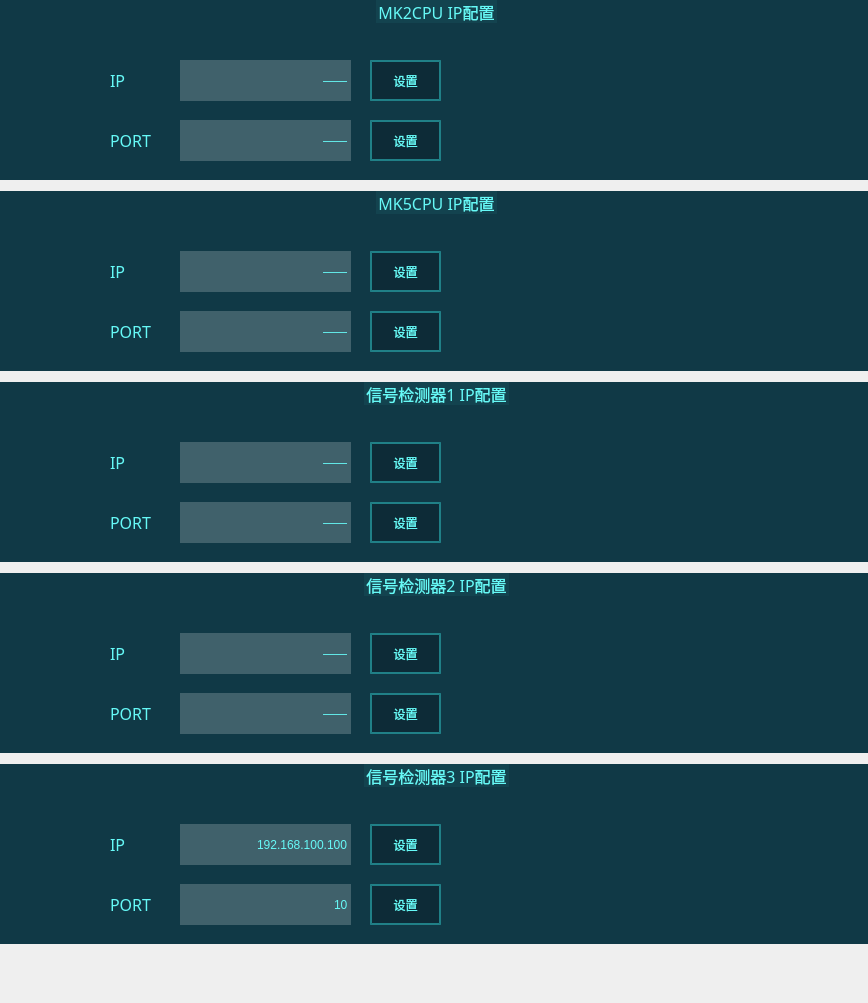
<?xml version="1.0" encoding="UTF-8"?>
<ui version="4.0">
 <class>ConnectSet</class>
 <widget class="QWidget" name="ConnectSet">
  <property name="geometry">
   <rect>
    <x>0</x>
    <y>0</y>
    <width>868</width>
    <height>1003</height>
   </rect>
  </property>
  <property name="windowTitle">
   <string>Form</string>
  </property>
  <property name="styleSheet">
   <string notr="true">
#ConnectSet{
border-image: url(:/widget/调距桨背景.png);
}
QGroupBox{
	background-color: rgba(16, 57, 70, 1);
	border: 0px solid rgb(111, 255, 255);
	margin-top:3.3ex;
	color: rgba(102, 249, 247, 1);
	font: 12pt &quot;微软雅黑&quot;;
}

QGroupBox::title{
	subcontrol-origin: margin;
	subcontrol-position: top center;
	background-color: rgba(19, 67, 79, 1);
	padding: 7 10000px;
}

QLineEdit{
	background-color: rgba(255, 255, 255,0.2);
	border-width:0;
	border-style:outset;
	color: rgba(102, 249, 247, 1);
	font: 12pt &quot;微软雅黑&quot;;
}

QLabel{
	color: rgba(102, 249, 247, 1);
	font: 12pt &quot;微软雅黑&quot;;
}

QRadioButton{
	color: rgba(102, 249, 247, 1);
	font: 12pt &quot;微软雅黑&quot;;
}

QRadioButton::indicator{
	border-color: rgba(255, 255, 255,0);
	background:transparent;
}


QRadioButton::indicator:checked{
	border-image:url(:/widget/images/green.png)
}

QRadioButton::indicator:unchecked{
	border-image:url(:/widget/images/unchecked.png)
}

QPushButton{
	border: 2px solid rgba(61, 255, 255,0.4);
	background-color: rgba(12, 34, 45, 0.6);
	font: 12pt &quot;微软雅黑&quot;;
	color: rgba(102, 249, 247, 1);
	text-align：center;
}

QPushButton::disabled{
	border: 0px;
	color: rgba(102, 249, 247, 0.3);
	text-align：center;
}

QPushButton::pressed{
	border: 2px solid rgba(61, 255, 255,0.8);
	background-color: rgba(12, 34, 45, 1);
	font: 12pt &quot;微软雅黑&quot;;
}

QPushButton::hover{
	border: 2.5px solid rgba(61, 255, 255,0.8);
	background-color: rgba(12, 34, 45, 0.6);
	font: 75 12pt &quot;微软雅黑&quot;;
}

QDoubleSpinBox{
	border: 0px solid rgba(61, 255, 255,0.4);
	background-color: rgba(255, 255, 255, 0.2);
	font: 12pt &quot;Times New Roman&quot;;
	color: rgba(102, 249, 247, 1);
	text-align：center;
	padding-left:10px;
}
</string>
  </property>
  <layout class="QVBoxLayout" name="verticalLayout">
   <property name="spacing">
    <number>11</number>
   </property>
   <property name="leftMargin">
    <number>0</number>
   </property>
   <property name="topMargin">
    <number>0</number>
   </property>
   <property name="rightMargin">
    <number>0</number>
   </property>
   <property name="bottomMargin">
    <number>0</number>
   </property>
   <item>
    <widget class="QGroupBox" name="groupHydraulic">
     <property name="minimumSize">
      <size>
       <width>550</width>
       <height>180</height>
      </size>
     </property>
     <property name="maximumSize">
      <size>
       <width>16777215</width>
       <height>180</height>
      </size>
     </property>
     <property name="font">
      <font>
       <family>微软雅黑</family>
       <pointsize>12</pointsize>
       <weight>50</weight>
       <italic>false</italic>
       <bold>false</bold>
      </font>
     </property>
     <property name="styleSheet">
      <string notr="true"/>
     </property>
     <property name="title">
      <string>MK2CPU IP配置</string>
     </property>
     <widget class="QLabel" name="label_3">
      <property name="geometry">
       <rect>
        <x>110</x>
        <y>60</y>
        <width>81</width>
        <height>41</height>
       </rect>
      </property>
      <property name="font">
       <font>
        <family>微软雅黑</family>
        <pointsize>12</pointsize>
        <weight>50</weight>
        <italic>false</italic>
        <bold>false</bold>
       </font>
      </property>
      <property name="text">
       <string>IP</string>
      </property>
     </widget>
     <widget class="QLabel" name="label_4">
      <property name="geometry">
       <rect>
        <x>110</x>
        <y>120</y>
        <width>71</width>
        <height>41</height>
       </rect>
      </property>
      <property name="font">
       <font>
        <family>微软雅黑</family>
        <pointsize>12</pointsize>
        <weight>50</weight>
        <italic>false</italic>
        <bold>false</bold>
       </font>
      </property>
      <property name="text">
       <string>PORT</string>
      </property>
     </widget>
     <widget class="QPushButton" name="pushButton_MK2CPU_IP_SET">
      <property name="geometry">
       <rect>
        <x>370</x>
        <y>60</y>
        <width>71</width>
        <height>41</height>
       </rect>
      </property>
      <property name="text">
       <string>设置</string>
      </property>
     </widget>
     <widget class="QPushButton" name="pushButton_MK2CPU_PORT_SET">
      <property name="geometry">
       <rect>
        <x>370</x>
        <y>120</y>
        <width>71</width>
        <height>41</height>
       </rect>
      </property>
      <property name="text">
       <string>设置</string>
      </property>
     </widget>
     <widget class="QLineEdit" name="lineEdit_MK2CPU_IP">
      <property name="geometry">
       <rect>
        <x>180</x>
        <y>60</y>
        <width>171</width>
        <height>41</height>
       </rect>
      </property>
      <property name="text">
       <string>——</string>
      </property>
      <property name="alignment">
       <set>Qt::AlignRight|Qt::AlignTrailing|Qt::AlignVCenter</set>
      </property>
      <property name="readOnly">
       <bool>false</bool>
      </property>
     </widget>
     <widget class="QLineEdit" name="lineEdit_MK2CPU_PORT">
      <property name="geometry">
       <rect>
        <x>180</x>
        <y>120</y>
        <width>171</width>
        <height>41</height>
       </rect>
      </property>
      <property name="text">
       <string>——</string>
      </property>
      <property name="alignment">
       <set>Qt::AlignRight|Qt::AlignTrailing|Qt::AlignVCenter</set>
      </property>
      <property name="readOnly">
       <bool>false</bool>
      </property>
     </widget>
    </widget>
   </item>
   <item>
    <widget class="QGroupBox" name="groupHydraulic_5">
     <property name="minimumSize">
      <size>
       <width>0</width>
       <height>180</height>
      </size>
     </property>
     <property name="maximumSize">
      <size>
       <width>16777215</width>
       <height>180</height>
      </size>
     </property>
     <property name="font">
      <font>
       <family>微软雅黑</family>
       <pointsize>12</pointsize>
       <weight>50</weight>
       <italic>false</italic>
       <bold>false</bold>
      </font>
     </property>
     <property name="styleSheet">
      <string notr="true"/>
     </property>
     <property name="title">
      <string>MK5CPU IP配置</string>
     </property>
     <widget class="QLabel" name="label_7">
      <property name="geometry">
       <rect>
        <x>110</x>
        <y>60</y>
        <width>81</width>
        <height>41</height>
       </rect>
      </property>
      <property name="font">
       <font>
        <family>微软雅黑</family>
        <pointsize>12</pointsize>
        <weight>50</weight>
        <italic>false</italic>
        <bold>false</bold>
       </font>
      </property>
      <property name="text">
       <string>IP</string>
      </property>
     </widget>
     <widget class="QLabel" name="label_8">
      <property name="geometry">
       <rect>
        <x>110</x>
        <y>120</y>
        <width>71</width>
        <height>41</height>
       </rect>
      </property>
      <property name="font">
       <font>
        <family>微软雅黑</family>
        <pointsize>12</pointsize>
        <weight>50</weight>
        <italic>false</italic>
        <bold>false</bold>
       </font>
      </property>
      <property name="text">
       <string>PORT</string>
      </property>
     </widget>
     <widget class="QPushButton" name="pushButton_MK5CPU_IP_SET">
      <property name="geometry">
       <rect>
        <x>370</x>
        <y>60</y>
        <width>71</width>
        <height>41</height>
       </rect>
      </property>
      <property name="text">
       <string>设置</string>
      </property>
     </widget>
     <widget class="QPushButton" name="pushButton_MK5CPU_PORT_SET">
      <property name="geometry">
       <rect>
        <x>370</x>
        <y>120</y>
        <width>71</width>
        <height>41</height>
       </rect>
      </property>
      <property name="text">
       <string>设置</string>
      </property>
     </widget>
     <widget class="QLineEdit" name="lineEdit_MK5CPU_IP">
      <property name="geometry">
       <rect>
        <x>180</x>
        <y>60</y>
        <width>171</width>
        <height>41</height>
       </rect>
      </property>
      <property name="text">
       <string>——</string>
      </property>
      <property name="alignment">
       <set>Qt::AlignRight|Qt::AlignTrailing|Qt::AlignVCenter</set>
      </property>
      <property name="readOnly">
       <bool>false</bool>
      </property>
     </widget>
     <widget class="QLineEdit" name="lineEdit_MK5CPU_PORT">
      <property name="geometry">
       <rect>
        <x>180</x>
        <y>120</y>
        <width>171</width>
        <height>41</height>
       </rect>
      </property>
      <property name="text">
       <string>——</string>
      </property>
      <property name="alignment">
       <set>Qt::AlignRight|Qt::AlignTrailing|Qt::AlignVCenter</set>
      </property>
      <property name="readOnly">
       <bool>false</bool>
      </property>
     </widget>
    </widget>
   </item>
   <item>
    <widget class="QGroupBox" name="groupHydraulic_3">
     <property name="minimumSize">
      <size>
       <width>0</width>
       <height>180</height>
      </size>
     </property>
     <property name="maximumSize">
      <size>
       <width>16777215</width>
       <height>180</height>
      </size>
     </property>
     <property name="font">
      <font>
       <family>微软雅黑</family>
       <pointsize>12</pointsize>
       <weight>50</weight>
       <italic>false</italic>
       <bold>false</bold>
      </font>
     </property>
     <property name="styleSheet">
      <string notr="true"/>
     </property>
     <property name="title">
      <string>信号检测器1 IP配置</string>
     </property>
     <widget class="QLabel" name="label_12">
      <property name="geometry">
       <rect>
        <x>110</x>
        <y>60</y>
        <width>81</width>
        <height>41</height>
       </rect>
      </property>
      <property name="font">
       <font>
        <family>微软雅黑</family>
        <pointsize>12</pointsize>
        <weight>50</weight>
        <italic>false</italic>
        <bold>false</bold>
       </font>
      </property>
      <property name="text">
       <string>IP</string>
      </property>
     </widget>
     <widget class="QLabel" name="label_14">
      <property name="geometry">
       <rect>
        <x>110</x>
        <y>120</y>
        <width>71</width>
        <height>41</height>
       </rect>
      </property>
      <property name="font">
       <font>
        <family>微软雅黑</family>
        <pointsize>12</pointsize>
        <weight>50</weight>
        <italic>false</italic>
        <bold>false</bold>
       </font>
      </property>
      <property name="text">
       <string>PORT</string>
      </property>
     </widget>
     <widget class="QPushButton" name="pushButton_Detector1_IP_SET">
      <property name="geometry">
       <rect>
        <x>370</x>
        <y>60</y>
        <width>71</width>
        <height>41</height>
       </rect>
      </property>
      <property name="text">
       <string>设置</string>
      </property>
     </widget>
     <widget class="QPushButton" name="pushButton_Detector1_PORT_SET">
      <property name="geometry">
       <rect>
        <x>370</x>
        <y>120</y>
        <width>71</width>
        <height>41</height>
       </rect>
      </property>
      <property name="text">
       <string>设置</string>
      </property>
     </widget>
     <widget class="QLineEdit" name="lineEdit_Detector1_IP">
      <property name="geometry">
       <rect>
        <x>180</x>
        <y>60</y>
        <width>171</width>
        <height>41</height>
       </rect>
      </property>
      <property name="text">
       <string>——</string>
      </property>
      <property name="alignment">
       <set>Qt::AlignRight|Qt::AlignTrailing|Qt::AlignVCenter</set>
      </property>
      <property name="readOnly">
       <bool>false</bool>
      </property>
     </widget>
     <widget class="QLineEdit" name="lineEdit_Detector1_PORT">
      <property name="geometry">
       <rect>
        <x>180</x>
        <y>120</y>
        <width>171</width>
        <height>41</height>
       </rect>
      </property>
      <property name="text">
       <string>——</string>
      </property>
      <property name="alignment">
       <set>Qt::AlignRight|Qt::AlignTrailing|Qt::AlignVCenter</set>
      </property>
      <property name="readOnly">
       <bool>false</bool>
      </property>
     </widget>
    </widget>
   </item>
   <item>
    <widget class="QGroupBox" name="groupHydraulic_4">
     <property name="minimumSize">
      <size>
       <width>0</width>
       <height>180</height>
      </size>
     </property>
     <property name="maximumSize">
      <size>
       <width>16777215</width>
       <height>180</height>
      </size>
     </property>
     <property name="font">
      <font>
       <family>微软雅黑</family>
       <pointsize>12</pointsize>
       <weight>50</weight>
       <italic>false</italic>
       <bold>false</bold>
      </font>
     </property>
     <property name="styleSheet">
      <string notr="true"/>
     </property>
     <property name="title">
      <string>信号检测器2 IP配置</string>
     </property>
     <widget class="QLabel" name="label_23">
      <property name="geometry">
       <rect>
        <x>110</x>
        <y>60</y>
        <width>81</width>
        <height>41</height>
       </rect>
      </property>
      <property name="font">
       <font>
        <family>微软雅黑</family>
        <pointsize>12</pointsize>
        <weight>50</weight>
        <italic>false</italic>
        <bold>false</bold>
       </font>
      </property>
      <property name="text">
       <string>IP</string>
      </property>
     </widget>
     <widget class="QLabel" name="label_24">
      <property name="geometry">
       <rect>
        <x>110</x>
        <y>120</y>
        <width>71</width>
        <height>41</height>
       </rect>
      </property>
      <property name="font">
       <font>
        <family>微软雅黑</family>
        <pointsize>12</pointsize>
        <weight>50</weight>
        <italic>false</italic>
        <bold>false</bold>
       </font>
      </property>
      <property name="text">
       <string>PORT</string>
      </property>
     </widget>
     <widget class="QPushButton" name="pushButton_Detector2_IP_SET">
      <property name="geometry">
       <rect>
        <x>370</x>
        <y>60</y>
        <width>71</width>
        <height>41</height>
       </rect>
      </property>
      <property name="text">
       <string>设置</string>
      </property>
     </widget>
     <widget class="QPushButton" name="pushButton_Detector2_PORT_SET">
      <property name="geometry">
       <rect>
        <x>370</x>
        <y>120</y>
        <width>71</width>
        <height>41</height>
       </rect>
      </property>
      <property name="text">
       <string>设置</string>
      </property>
     </widget>
     <widget class="QLineEdit" name="lineEdit_Detector2_IP">
      <property name="geometry">
       <rect>
        <x>180</x>
        <y>60</y>
        <width>171</width>
        <height>41</height>
       </rect>
      </property>
      <property name="text">
       <string>——</string>
      </property>
      <property name="alignment">
       <set>Qt::AlignRight|Qt::AlignTrailing|Qt::AlignVCenter</set>
      </property>
      <property name="readOnly">
       <bool>false</bool>
      </property>
     </widget>
     <widget class="QLineEdit" name="lineEdit_Detector2_PORT">
      <property name="geometry">
       <rect>
        <x>180</x>
        <y>120</y>
        <width>171</width>
        <height>41</height>
       </rect>
      </property>
      <property name="text">
       <string>——</string>
      </property>
      <property name="alignment">
       <set>Qt::AlignRight|Qt::AlignTrailing|Qt::AlignVCenter</set>
      </property>
      <property name="readOnly">
       <bool>false</bool>
      </property>
     </widget>
    </widget>
   </item>
   <item>
    <widget class="QGroupBox" name="groupHydraulic_2">
     <property name="minimumSize">
      <size>
       <width>0</width>
       <height>180</height>
      </size>
     </property>
     <property name="maximumSize">
      <size>
       <width>16777215</width>
       <height>180</height>
      </size>
     </property>
     <property name="font">
      <font>
       <family>微软雅黑</family>
       <pointsize>12</pointsize>
       <weight>50</weight>
       <italic>false</italic>
       <bold>false</bold>
      </font>
     </property>
     <property name="styleSheet">
      <string notr="true"/>
     </property>
     <property name="title">
      <string>信号检测器3 IP配置</string>
     </property>
     <widget class="QLabel" name="label_10">
      <property name="geometry">
       <rect>
        <x>110</x>
        <y>60</y>
        <width>81</width>
        <height>41</height>
       </rect>
      </property>
      <property name="font">
       <font>
        <family>微软雅黑</family>
        <pointsize>12</pointsize>
        <weight>50</weight>
        <italic>false</italic>
        <bold>false</bold>
       </font>
      </property>
      <property name="text">
       <string>IP</string>
      </property>
     </widget>
     <widget class="QLabel" name="label_11">
      <property name="geometry">
       <rect>
        <x>110</x>
        <y>120</y>
        <width>71</width>
        <height>41</height>
       </rect>
      </property>
      <property name="font">
       <font>
        <family>微软雅黑</family>
        <pointsize>12</pointsize>
        <weight>50</weight>
        <italic>false</italic>
        <bold>false</bold>
       </font>
      </property>
      <property name="text">
       <string>PORT</string>
      </property>
     </widget>
     <widget class="QPushButton" name="pushButton_Detector3_IP_SET">
      <property name="geometry">
       <rect>
        <x>370</x>
        <y>60</y>
        <width>71</width>
        <height>41</height>
       </rect>
      </property>
      <property name="text">
       <string>设置</string>
      </property>
     </widget>
     <widget class="QPushButton" name="pushButton_Detector3_PORT_SET">
      <property name="geometry">
       <rect>
        <x>370</x>
        <y>120</y>
        <width>71</width>
        <height>41</height>
       </rect>
      </property>
      <property name="minimumSize">
       <size>
        <width>0</width>
        <height>40</height>
       </size>
      </property>
      <property name="text">
       <string>设置</string>
      </property>
     </widget>
     <widget class="QLineEdit" name="lineEdit_Detector3_IP">
      <property name="geometry">
       <rect>
        <x>180</x>
        <y>60</y>
        <width>171</width>
        <height>41</height>
       </rect>
      </property>
      <property name="text">
       <string>192.168.100.100</string>
      </property>
      <property name="alignment">
       <set>Qt::AlignRight|Qt::AlignTrailing|Qt::AlignVCenter</set>
      </property>
      <property name="readOnly">
       <bool>false</bool>
      </property>
     </widget>
     <widget class="QLineEdit" name="lineEdit_Detector3_PORT">
      <property name="geometry">
       <rect>
        <x>180</x>
        <y>120</y>
        <width>171</width>
        <height>41</height>
       </rect>
      </property>
      <property name="text">
       <string>10</string>
      </property>
      <property name="alignment">
       <set>Qt::AlignRight|Qt::AlignTrailing|Qt::AlignVCenter</set>
      </property>
      <property name="readOnly">
       <bool>false</bool>
      </property>
     </widget>
    </widget>
   </item>
   <item>
    <spacer name="verticalSpacer">
     <property name="orientation">
      <enum>Qt::Vertical</enum>
     </property>
     <property name="sizeHint" stdset="0">
      <size>
       <width>20</width>
       <height>45</height>
      </size>
     </property>
    </spacer>
   </item>
  </layout>
 </widget>
 <resources/>
 <connections/>
</ui>
